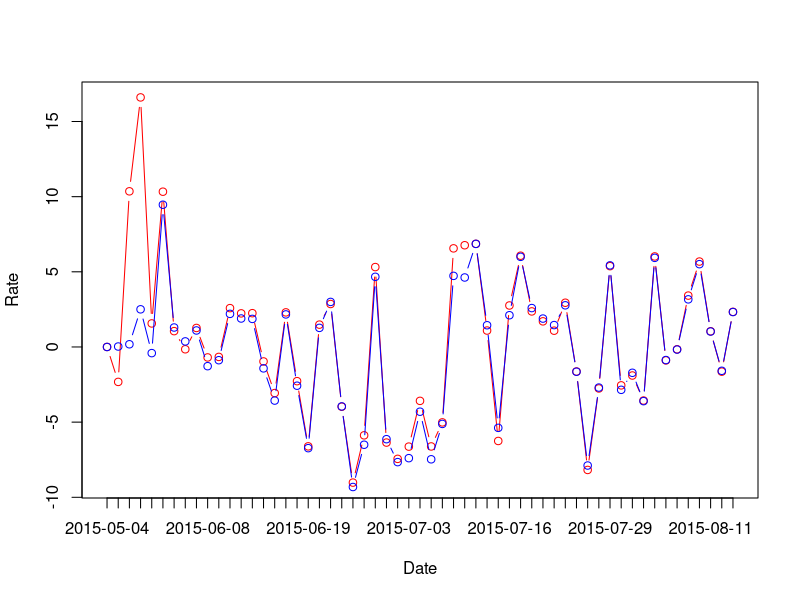
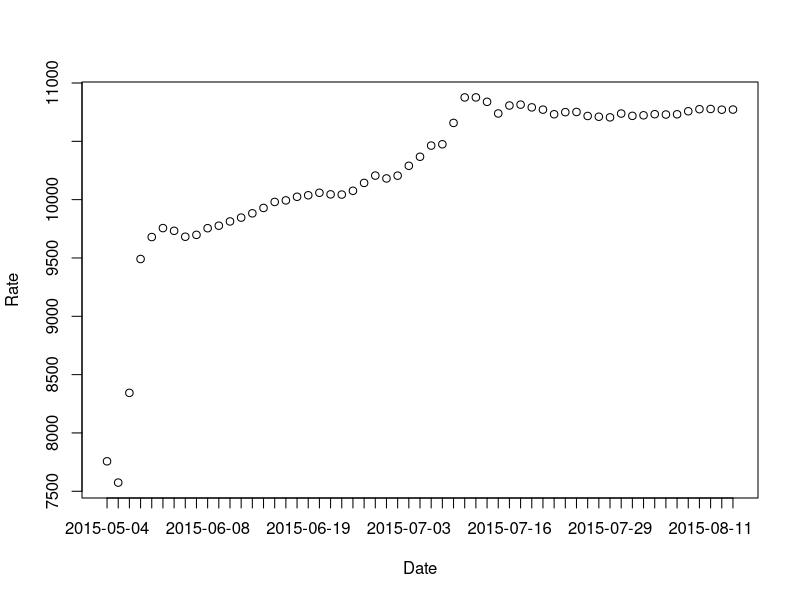
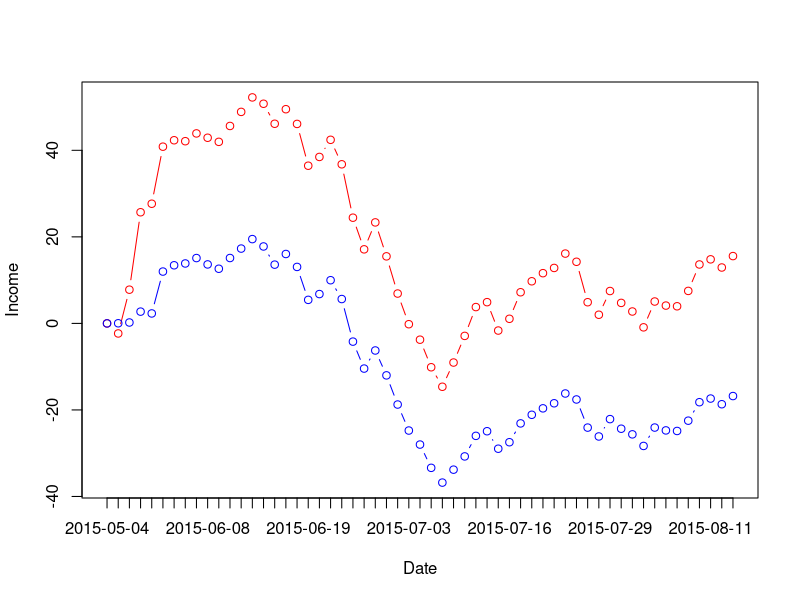

R code for these plots, in order:
tj100 <- read.table("tj100.csv", sep=',', header=TRUE, stringsAsFactors=FALSE)
tj100$Date <- as.Date(tj100$Date, "%Y-%m-%d")
tj100 <- tj100[order(tj100$Date),]
tj100 <- na.omit(tj100)

for (i in 2:length(tj100$Date)) tj100[i, "IndexRate"] <- (tj100[i, "Close"] / tj100[i - 1, "Close"] - 1) * 100
tj100[1, "IndexRate"] <- 0
for (i in 2:length(tj100$Date)) tj100[i, "FundRate"] <- (tj100[i, "Net"] / tj100[i - 1, "Net"] - 1) * 100
tj100[1, "FundRate"] <- 0

plot(tj100$IndexRate, type='b', col='red', xaxt='n', xlab='Date', ylab='Rate')
lines(tj100$FundRate, type='b', col='blue')
axis(1, 1:length(tj100$Date), labels=tj100$Date)

tj100$FixRate <- tj100$Close/tj100$Net
dev.new()
plot(tj100$FixRate, xaxt='n', xlab='Date', ylab='Rate')
axis(1, 1:length(tj100$Date), labels=tj100$Date)

start <- 1
tj100$IndexIncome <- (tj100$Close / tj100[start, 'Close'] - 1) * 100
tj100$FundIncome <- (tj100$Net /tj100[start, 'Net'] - 1) * 100
max4p <- max(tj100$IndexIncome, tj100$FundIncome)
min4p <- min(tj100$IndexIncome, tj100$FundIncome)
dev.new()
plot(tj100$IndexIncome, type='b', col='red', xaxt='n', xlab='Date', ylab='Income', ylim=c(min4p, max4p))
lines(tj100$FundIncome, type='b', col='blue')
axis(1, 1:length(tj100$Date), labels=tj100$Date)
